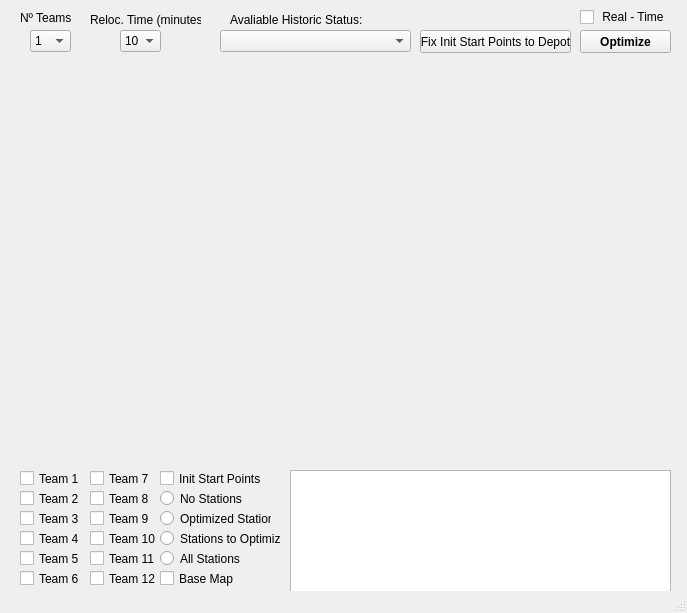
<?xml version="1.0" encoding="UTF-8"?>
<ui version="4.0">
 <author>Alberto Navas Rubio</author>
 <class>MainWindow</class>
 <widget class="QMainWindow" name="MainWindow">
  <property name="geometry">
   <rect>
    <x>0</x>
    <y>0</y>
    <width>687</width>
    <height>613</height>
   </rect>
  </property>
  <property name="acceptDrops">
   <bool>true</bool>
  </property>
  <property name="windowTitle">
   <string>DT BikeRelocation  v0.8.1</string>
  </property>
  <widget class="QWidget" name="centralwidget">
   <widget class="QgsMapCanvas" name="widget" native="true">
    <property name="geometry">
     <rect>
      <x>20</x>
      <y>60</y>
      <width>661</width>
      <height>401</height>
     </rect>
    </property>
   </widget>
   <widget class="QLabel" name="label">
    <property name="geometry">
     <rect>
      <x>20</x>
      <y>10</y>
      <width>51</width>
      <height>16</height>
     </rect>
    </property>
    <property name="text">
     <string>Nº Teams:</string>
    </property>
   </widget>
   <widget class="QComboBox" name="comboBox">
    <property name="geometry">
     <rect>
      <x>30</x>
      <y>30</y>
      <width>41</width>
      <height>22</height>
     </rect>
    </property>
    <item>
     <property name="text">
      <string>1</string>
     </property>
    </item>
    <item>
     <property name="text">
      <string>2</string>
     </property>
    </item>
    <item>
     <property name="text">
      <string>3</string>
     </property>
    </item>
    <item>
     <property name="text">
      <string>4</string>
     </property>
    </item>
    <item>
     <property name="text">
      <string>5</string>
     </property>
    </item>
    <item>
     <property name="text">
      <string>6</string>
     </property>
    </item>
    <item>
     <property name="text">
      <string>7</string>
     </property>
    </item>
    <item>
     <property name="text">
      <string>8</string>
     </property>
    </item>
    <item>
     <property name="text">
      <string>9</string>
     </property>
    </item>
    <item>
     <property name="text">
      <string>10</string>
     </property>
    </item>
    <item>
     <property name="text">
      <string>11</string>
     </property>
    </item>
    <item>
     <property name="text">
      <string>12</string>
     </property>
    </item>
   </widget>
   <widget class="QPushButton" name="pushButton">
    <property name="geometry">
     <rect>
      <x>580</x>
      <y>30</y>
      <width>91</width>
      <height>23</height>
     </rect>
    </property>
    <property name="font">
     <font>
      <weight>75</weight>
      <bold>true</bold>
     </font>
    </property>
    <property name="text">
     <string>Optimize</string>
    </property>
   </widget>
   <widget class="QLabel" name="label_2">
    <property name="geometry">
     <rect>
      <x>230</x>
      <y>10</y>
      <width>161</width>
      <height>20</height>
     </rect>
    </property>
    <property name="text">
     <string>Avaliable Historic Status:</string>
    </property>
   </widget>
   <widget class="QComboBox" name="comboBox_2">
    <property name="geometry">
     <rect>
      <x>220</x>
      <y>30</y>
      <width>191</width>
      <height>22</height>
     </rect>
    </property>
   </widget>
   <widget class="QTextEdit" name="textEdit">
    <property name="geometry">
     <rect>
      <x>290</x>
      <y>470</y>
      <width>381</width>
      <height>131</height>
     </rect>
    </property>
   </widget>
   <widget class="QLabel" name="label_3">
    <property name="geometry">
     <rect>
      <x>90</x>
      <y>10</y>
      <width>111</width>
      <height>20</height>
     </rect>
    </property>
    <property name="text">
     <string>Reloc. Time (minutes):</string>
    </property>
   </widget>
   <widget class="QComboBox" name="comboBox_3">
    <property name="geometry">
     <rect>
      <x>120</x>
      <y>30</y>
      <width>41</width>
      <height>22</height>
     </rect>
    </property>
    <item>
     <property name="text">
      <string>10</string>
     </property>
    </item>
    <item>
     <property name="text">
      <string>20</string>
     </property>
    </item>
    <item>
     <property name="text">
      <string>30</string>
     </property>
    </item>
    <item>
     <property name="text">
      <string>40</string>
     </property>
    </item>
    <item>
     <property name="text">
      <string>50</string>
     </property>
    </item>
    <item>
     <property name="text">
      <string>60</string>
     </property>
    </item>
    <item>
     <property name="text">
      <string>70</string>
     </property>
    </item>
    <item>
     <property name="text">
      <string>80</string>
     </property>
    </item>
    <item>
     <property name="text">
      <string>90</string>
     </property>
    </item>
    <item>
     <property name="text">
      <string>100</string>
     </property>
    </item>
    <item>
     <property name="text">
      <string>110</string>
     </property>
    </item>
    <item>
     <property name="text">
      <string>120</string>
     </property>
    </item>
   </widget>
   <widget class="QPushButton" name="depotButton">
    <property name="geometry">
     <rect>
      <x>420</x>
      <y>30</y>
      <width>151</width>
      <height>23</height>
     </rect>
    </property>
    <property name="text">
     <string>Fix Init Start Points to Depot</string>
    </property>
   </widget>
   <widget class="QCheckBox" name="checkBox">
    <property name="geometry">
     <rect>
      <x>20</x>
      <y>470</y>
      <width>131</width>
      <height>17</height>
     </rect>
    </property>
    <property name="text">
     <string>Team 1</string>
    </property>
   </widget>
   <widget class="QCheckBox" name="checkBox_2">
    <property name="geometry">
     <rect>
      <x>20</x>
      <y>490</y>
      <width>131</width>
      <height>17</height>
     </rect>
    </property>
    <property name="text">
     <string>Team 2</string>
    </property>
   </widget>
   <widget class="QCheckBox" name="checkBox_3">
    <property name="geometry">
     <rect>
      <x>20</x>
      <y>510</y>
      <width>131</width>
      <height>17</height>
     </rect>
    </property>
    <property name="text">
     <string>Team 3</string>
    </property>
   </widget>
   <widget class="QCheckBox" name="checkBox_4">
    <property name="geometry">
     <rect>
      <x>20</x>
      <y>530</y>
      <width>131</width>
      <height>17</height>
     </rect>
    </property>
    <property name="text">
     <string>Team 4</string>
    </property>
   </widget>
   <widget class="QCheckBox" name="checkBox_5">
    <property name="geometry">
     <rect>
      <x>20</x>
      <y>550</y>
      <width>131</width>
      <height>17</height>
     </rect>
    </property>
    <property name="text">
     <string>Team 5</string>
    </property>
   </widget>
   <widget class="QCheckBox" name="MapcheckBox">
    <property name="geometry">
     <rect>
      <x>160</x>
      <y>570</y>
      <width>131</width>
      <height>17</height>
     </rect>
    </property>
    <property name="text">
     <string>Base Map</string>
    </property>
   </widget>
   <widget class="QRadioButton" name="radioButton">
    <property name="geometry">
     <rect>
      <x>160</x>
      <y>490</y>
      <width>82</width>
      <height>17</height>
     </rect>
    </property>
    <property name="text">
     <string>No Stations</string>
    </property>
   </widget>
   <widget class="QRadioButton" name="radioButton_2">
    <property name="geometry">
     <rect>
      <x>160</x>
      <y>530</y>
      <width>121</width>
      <height>17</height>
     </rect>
    </property>
    <property name="text">
     <string>Stations to Optimize</string>
    </property>
   </widget>
   <widget class="QRadioButton" name="radioButton_3">
    <property name="geometry">
     <rect>
      <x>160</x>
      <y>510</y>
      <width>111</width>
      <height>17</height>
     </rect>
    </property>
    <property name="text">
     <string>Optimized Stations</string>
    </property>
   </widget>
   <widget class="QRadioButton" name="radioButton_4">
    <property name="geometry">
     <rect>
      <x>160</x>
      <y>550</y>
      <width>121</width>
      <height>17</height>
     </rect>
    </property>
    <property name="text">
     <string>All Stations</string>
    </property>
   </widget>
   <widget class="QCheckBox" name="startPointsCheckBox">
    <property name="geometry">
     <rect>
      <x>160</x>
      <y>470</y>
      <width>121</width>
      <height>17</height>
     </rect>
    </property>
    <property name="text">
     <string>Init Start Points</string>
    </property>
   </widget>
   <widget class="QCheckBox" name="realTimeCheckBox">
    <property name="geometry">
     <rect>
      <x>580</x>
      <y>7</y>
      <width>91</width>
      <height>20</height>
     </rect>
    </property>
    <property name="text">
     <string> Real - Time</string>
    </property>
   </widget>
   <widget class="QCheckBox" name="team6checkBox">
    <property name="geometry">
     <rect>
      <x>20</x>
      <y>570</y>
      <width>70</width>
      <height>17</height>
     </rect>
    </property>
    <property name="text">
     <string>Team 6</string>
    </property>
   </widget>
   <widget class="QCheckBox" name="team7checkBox">
    <property name="geometry">
     <rect>
      <x>90</x>
      <y>470</y>
      <width>70</width>
      <height>17</height>
     </rect>
    </property>
    <property name="text">
     <string>Team 7</string>
    </property>
   </widget>
   <widget class="QCheckBox" name="team8checkBox">
    <property name="geometry">
     <rect>
      <x>90</x>
      <y>490</y>
      <width>70</width>
      <height>17</height>
     </rect>
    </property>
    <property name="text">
     <string>Team 8</string>
    </property>
   </widget>
   <widget class="QCheckBox" name="team9checkBox">
    <property name="geometry">
     <rect>
      <x>90</x>
      <y>510</y>
      <width>70</width>
      <height>17</height>
     </rect>
    </property>
    <property name="text">
     <string>Team 9</string>
    </property>
   </widget>
   <widget class="QCheckBox" name="team10checkBox">
    <property name="geometry">
     <rect>
      <x>90</x>
      <y>530</y>
      <width>70</width>
      <height>17</height>
     </rect>
    </property>
    <property name="text">
     <string>Team 10</string>
    </property>
   </widget>
   <widget class="QCheckBox" name="team11checkBox">
    <property name="geometry">
     <rect>
      <x>90</x>
      <y>550</y>
      <width>70</width>
      <height>17</height>
     </rect>
    </property>
    <property name="text">
     <string>Team 11</string>
    </property>
   </widget>
   <widget class="QCheckBox" name="team12checkBox">
    <property name="geometry">
     <rect>
      <x>90</x>
      <y>570</y>
      <width>70</width>
      <height>17</height>
     </rect>
    </property>
    <property name="text">
     <string>Team 12</string>
    </property>
   </widget>
  </widget>
  <widget class="QStatusBar" name="statusbar"/>
 </widget>
 <customwidgets>
  <customwidget>
   <class>QgsMapCanvas</class>
   <extends>QWidget</extends>
   <header>qgis.gui</header>
   <container>1</container>
  </customwidget>
 </customwidgets>
 <resources/>
 <connections/>
</ui>
